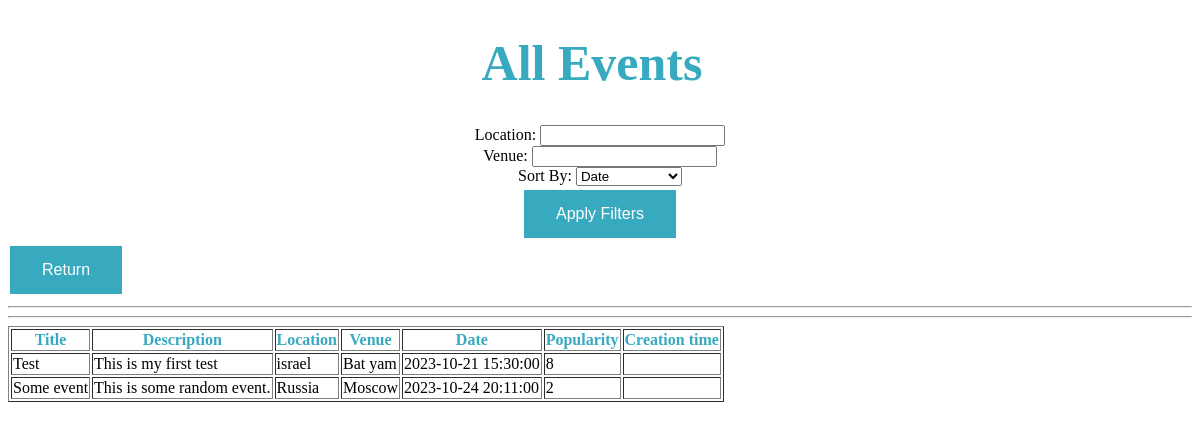
The page /all_events/ on the database its author committed.
### app/models.py (models this page shows, shortened)
class Event(models.Model):
    title = models.CharField(max_length=100)
    description = models.TextField()
    location = models.CharField(max_length=100)
    venue = models.CharField(max_length=100)
    start_time = models.DateTimeField()
    end_time = models.DateTimeField()
    popularity = models.IntegerField()
    creation_time = models.DateTimeField(blank=True, null=True)

### app/views.py (the view, shortened to what this page needs)
# urls.py: path('all_events/', views.all_events, name='all_events'),
def all_events(request):
    events = Event.objects.all()
    if request.method == 'GET':
        location = request.GET.get('location')
        venue = request.GET.get('venue')
        sort = request.GET.get('sort')
        if location:
            events = events.filter(location__icontains=location)
        if venue:
            events = events.filter(venue__icontains=venue)
    current_time = timezone.now()
    for event in events:
        event.start_time = timezone.localtime(event.start_time)
    context = {'events': events, 'current_time': current_time}
    return render(request, 'all_events.html', context=context)

### app/templates/app/all_events.html (shortened to what this page needs)
<!DOCTYPE html>
<html>
<body>
<h1>All Events</h1>
<form method="get">
    <div>
      <label for="location">Location:</label>
      <input type="text" id="location" name="location">
    </div>
    <div>
      <label for="venue">Venue:</label>
      <input type="text" id="venue" name="venue">
    </div>
    <div>
      <label for="sort">Sort By:</label>
      <select id="sort" name="sort">
        <option value="date">Date</option>
      </select>
    </div>
    <button type="submit">Apply Filters</button>
  </form>
<a href="{% url 'app:calendar' %}"><button type="button" class="btn btn-primary mx-2">Return</button></a>
<table border='1'>
  <tr>
    <th>Title</th>
    <th>Description</th>
    <th>Location</th>
    <th>Venue</th>
    <th>Date</th>
    <th>Popularity</th>
    <th>Creation time</th>
  </tr>
  {% for event in events %}
    <tr>
      <td>{{ event.title }}</td>
      <td>{{ event.description }}</td>
      <td>{{ event.location }}</td>
      <td>{{ event.venue }}</td>
      <td>{{ event.start_time|date:'Y-m-d H:i:s' }}</td>
      <td>{{ event.popularity }}</td>
      <td>{{ event.creation_time|date:'Y-m-d H:i:s' }}</td>
      <hr>
    </tr>
  {% endfor %}
</table>
</body>
</html>

### app/templates/app/all_events.html (style rules this page uses)
h1 { color: #37aabf; margin-left: 40%; font-size: 50px; animation-name: example; animation-duration: 6s; animation-iteration-count: infinite; }
th { color: #37aabf; }
button { background-color: #37aabf; border: none; color: white; padding: 15px 32px; text-align: center; text-decoration: none; display: inline-block; font-size: 16px; margin: 4px 2px; cursor: pointer; -webkit-transition-duration: 0.4s; transition-duration: 0.4s; }
form { text-align: center; }

### rows shown on the page
Event: title "Test", description "This is my first test", location "israel", venue "Bat yam", start_time "2023-10-21 15:30:00", popularity "8"
Event: title "Some event", description "This is some random event.", location "Russia", venue "Moscow", start_time "2023-10-24 20:11:00", popularity "2"
